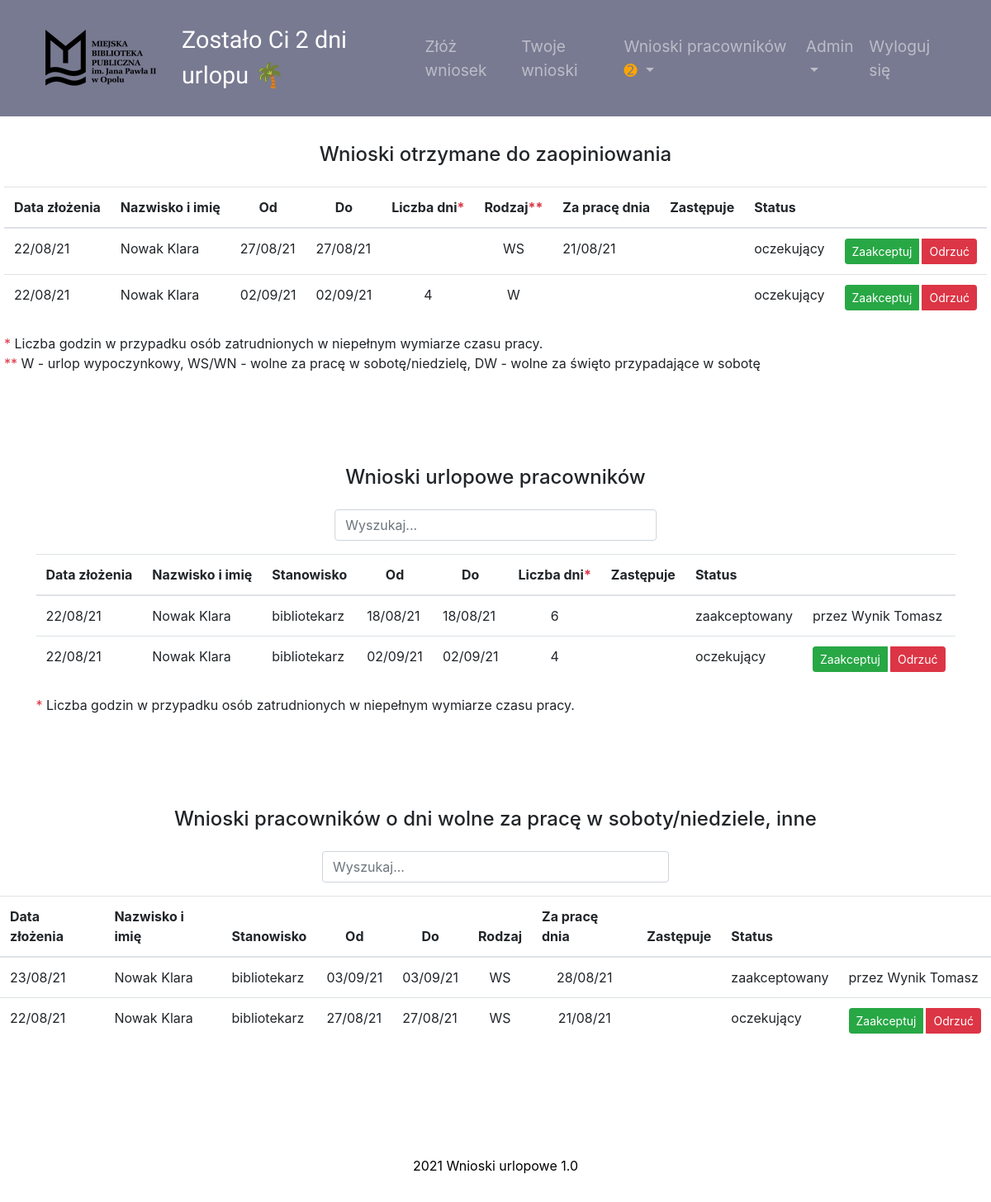
/employees_requests (signed in), run on the app's committed database.
### main.py (models this page shows, shortened)
class Employee(UserMixin, db.Model):
    __tablename__ = "employees"
    id = db.Column(db.Integer, primary_key=True)
    name = db.Column(db.String(50), unique=False, nullable=False)
    login = db.Column(db.String(10), unique=True, nullable=False)
    password = db.Column(db.String(100))
    position = db.Column(db.String(50), unique=False)
    position_info = db.Column(db.String(20))
    work_place = db.Column(db.String)
    is_manager = db.Column(db.String(3), nullable=False)
    is_topmanager = db.Column(db.String(3), nullable=False)
    work_time = db.Column(db.Float, unique=False, nullable=False)
    email = db.Column(db.String)
    days_off = db.Column(db.Integer, nullable=False)
    annual_days_off = db.Column(db.Integer)
    contract_end = db.Column(db.String)
    requests = relationship("Request", back_populates="author")
    sickleaves = relationship("SickLeave", back_populates="person")
    manager_id = db.Column(db.Integer, db.ForeignKey("employees.id"))
    manager = relationship("Employee", backref='subordinates', remote_side="Employee.id")
    today_note = db.Column(db.String(20))
    additional_info = db.Column(db.String)

class Request(db.Model):
    __tablename__ = "requests"
    id = db.Column(db.Integer, primary_key=True)
    author_id = db.Column(db.Integer, db.ForeignKey("employees.id"))
    author = relationship("Employee", back_populates="requests")
    type = db.Column(db.String(250), nullable=False)
    work_date = db.Column(db.String(250))
    send_date = db.Column(db.String(250), nullable=False)
    start_date = db.Column(db.String(250), nullable=False)
    end_date = db.Column(db.String(250))
    days = db.Column(db.Integer)
    status = db.Column(db.String(15))
    substitute = db.Column(db.String(50), nullable=True)
    send_to_person = db.Column(db.String(50))
    signed_by = db.Column(db.String(50))

### main.py (the view)
@app.route("/employees_requests")
@login_required
def employees_requests():
    employee_to_search = Employee.query.get(current_user.id)
    employees_requests_received = db.session.query(Request).filter(
        Request.send_to_person == employee_to_search.name).filter(Request.status == "oczekujący")
    employees_requests_others = db.session.query(Request).filter(
        (Request.type == 'WS') | (Request.type == 'WN') | (Request.type == "DW")).order_by(
        desc(Request.send_date)).all()
    employees_requests_holiday = db.session.query(Request).filter(Request.type == "W").order_by(
        desc(Request.send_date)).all()
    request_list = len(employees_requests_received.all())
    return render_template("employees_requests.html", employees_requests_received=employees_requests_received,
                           employees_requests_holiday=employees_requests_holiday,
                           employees_requests_others=employees_requests_others, request_list=request_list)

### templates/employees_requests.html (shortened to what this page needs)
{% include 'header.html' %}
<main>
<section class="page-section" id="to_accept" >
<div class="requests">
    <h4 class="table-title">Wnioski otrzymane do zaopiniowania</h4>
    <div class="main-table">
        <table class="table js-serial table-responsive" id="wnioski_table">
            <thead>
            <tr>
                <th scope="col">Data złożenia</th>
                <th scope="col">Nazwisko i imię</th>
                <th class="text-center" scope="col">Od</th>
                <th class="text-center" scope="col">Do</th>
                <th scope="col">Liczba dni<span class="text-danger">*</span></th>
                <th scope="col">Rodzaj<span class="text-danger">**</span></th>
                <th scope="col" class="text-center">Za pracę dnia</th>
                <th scope="col">Zastępuje</th>
                <th scope="col">Status</th>
                <th scope="col"></th>
            </tr>
            </thead>
            <tbody >
            {% for request in employees_requests_received %}
            <tr>
                <td>{{request.send_date}}</td>
                <td>{{request.author.name}} {{request.author.position_info}}</td>
                <td>{{request.start_date}}</td>
                <td>{{request.end_date}}</td>
                <td class="text-center">{{request.days}}</td>
                <td class="text-center">{{request.type}}</td>
                <td>{{request.work_date}}</td>
                <td>{{request.substitute}}</td>
                <td>{{request.status}}</td>
                {% if request.status=="oczekujący" %}
                <td>
                    <div class="btn-group btn-group-sm">
                        <a href="{{url_for('accept_request', manager_id=current_user.id, request_id=request.id)}}" role="button" class="btn btn-success mr-1  ">Zaakceptuj</a>
                        <a href="{{url_for('reject_request', manager_id=current_user.id, request_id=request.id)}}" role="button" class="btn btn-danger">Odrzuć</a>
                    </div>
                </td>
                {%else%}
                 <td>przez {{request.signed_by}}</td>
                {% endif %}
            </tr>
            {% endfor %}
            </tbody>
        </table>
        </div>
    <div><span class="text-danger">*</span> Liczba godzin w przypadku osób zatrudnionych w niepełnym wymiarze czasu pracy.
    <br>
     <span class="text-danger">**</span> W - urlop wypoczynkowy, WS/WN - wolne za pracę w sobotę/niedzielę, DW - wolne za święto przypadające w sobotę
    </div>
</div>
</section>
<section class="page-section" id="holiday">
    <div class="requests" >
        <div>
        <h4 class="table-title">Wnioski urlopowe pracowników</h4>
    <input class="form-control search" id="myInput" type="text" onkeyup="search()" placeholder="Wyszukaj...">
            </div>
        <div class="main-table">
        <table class="table js-serial table-responsive ">
            <thead>
            <tr>
                <th scope="col">Data złożenia</th>
                <th scope="col">Nazwisko i imię</th>
                <th scope="col">Stanowisko</th>
                <th class="text-center" scope="col">Od</th>
                <th class="text-center" scope="col">Do</th>
                <th scope="col">Liczba dni<span class="text-danger">*</span></th>
                <th scope="col">Zastępuje</th>
                <th scope="col">Status</th>
                <th scope="col"></th>
            </tr>
            </thead>
            {% if not current_user.is_topmanager %}
            <tbody class="myTable" id="myTable">
            {% for request in employees_requests_holiday %}
            {% if request.author.manager.name == current_user.name%}
            <tr>
                <td>{{request.send_date}}</td>
                <td>{{request.author.name}}</td>
                <td>{{request.author.position}}</td>
                <td>{{request.start_date}}</td>
                <td>{{request.end_date}}</td>
                <td class="text-center">{{request.days}}</td>
                <td>{{request.substitute}}</td>
                <td>{{request.status}}</td>
                {% if request.status=="oczekujący" %}
                <td>
                    <div class="btn-group btn-group-sm">
                        <a href="{{url_for('accept_request', manager_id=current_user.id, request_id=request.id)}}" role="button" class="btn btn-success mr-1  ">Zaakceptuj</a>
                        <a href="{{url_for('reject_request', manager_id=current_user.id, request_id=request.id)}}" role="button" class="btn btn-danger">Odrzuć</a>
                    </div>
                </td>
                {%else%}
                 <td>przez {{request.signed_by}}</td>
                {% endif %}
            </tr>
            {% endif %}
            {% endfor %}
            </tbody>
            {%else%}
                 <tbody class="myTable" id="myTable3">
            {% for request in employees_requests_holiday %}
            {% if request.author.name != current_user.name %}
            {% if request.author.manager_id==current_user.id %}
            <tr>
                <td>{{request.send_date}}</td>
                <td>{{request.author.name}}</td>
                <td>{{request.author.position}}</td>
                <td>{{request.start_date}}</td>
                <td>{{request.end_date}}</td>
                <td class="text-center">{{request.days}}</td>
                <td>{{request.substitute}}</td>
                <td>{{request.status}}</td>
                {% if request.status=="oczekujący" %}
                <td>
                    <div class="btn-group btn-group-sm">
                        <a href="{{url_for('accept_request', manager_id=current_user.id, request_id=request.id)}}" role="button" class="btn btn-success mr-1  ">Zaakceptuj</a>
                        <a href="{{url_for('reject_request', manager_id=current_user.id, request_id=request.id)}}" role="button" class="btn btn-danger">Odrzuć</a>
                    </div>
                </td>
                {%else%}
                 <td>przez {{request.signed_by}}</td>
                {% endif %}
            </tr>
            {% endif%}
            {% endif%}
            {% endfor %}
            </tbody>
            {%endif%}
        </table>
            </div>
        <div><span class="text-danger">*</span> Liczba godzin w przypadku osób zatrudnionych w niepełnym wymiarze czasu pracy.
    </div>
        </div>
    </section>
<section class="page-section" id="saturday">
    <div class="requests" >
        <div>
        <h4 class="table-title">Wnioski pracowników o dni wolne za pracę w soboty/niedziele, inne</h4>
<input class="form-control search" id="myInput2" type="text" onkeyup="search2()" placeholder="Wyszukaj...">
        </div>
        <div class="main-table">
        <table class="table js-serial table-responsive">
            <thead>
            <tr>
                <th scope="col">Data złożenia</th>
                <th scope="col">Nazwisko i imię</th>
                <th scope="col">Stanowisko</th>
                <th class="text-center" scope="col">Od</th>
                <th class="text-center" scope="col">Do</th>
                <th scope="col">Rodzaj</th>
                <th scope="col">Za pracę dnia</th>
                <th scope="col">Zastępuje</th>
                <th scope="col">Status</th>
                <th scope="col"></th>
            </tr>
            </thead>
            {% if not current_user.is_topmanager %}
            <tbody class="myTable2" id="myTable2">
            {% for request in employees_requests_others %}
             {% if request.author.manager.name == current_user.name %}
            <tr>
                <td class="search">{{request.send_date}}</td>
                <td>{{request.author.name}}</td>
                <td>{{request.author.position}}</td>
                <td class="search">{{request.start_date}}</td>
                <td class="search">{{request.end_date}}</td>
                <td class="text-center">{{request.type}}</td>
                <td>{{request.work_date}}</td>
                <td>{{request.substitute}}</td>
                <td class="search">{{request.status}}</td>
                {% if request.status=="oczekujący" %}
                <td id="action_others">
                    <div class="btn-group btn-group-sm">
                         <a href="{{url_for('accept_request', manager_id=current_user.id, request_id=request.id)}}" role="button" class="btn btn-success mr-1  ">Zaakceptuj</a>
                        <a href="{{url_for('reject_request', manager_id=current_user.id, request_id=request.id)}}" role="button" class="btn btn-danger">Odrzuć</a>
                    </div>
                </td>
                {% else %}
                <td>przez {{request.signed_by}}</td>
                {% endif %}
            </tr>
            {%endif%}
            {% endfor %}
            </tbody>
            {%else %}
             <tbody class="myTable2" id="myTable4">
            {% for request in employees_requests_others %}
            {% if request.author.name != current_user.name %}
            {% if request.author.manager_id==current_user.id %}
            <tr>
                <td class="search">{{request.send_date}}</td>
                <td >{{request.author.name}}</td>
                <td>{{request.author.position}}</td>
                <td class="search">{{request.start_date}}</td>
                <td class="search">{{request.end_date}}</td>
                <td class="text-center">{{request.type}}</td>
                <td class="text-center">{{request.work_date}}</td>
                <td>{{request.substitute}}</td>
                <td class="search">{{request.status}}</td>
                {% if request.status=="oczekujący" %}
                <td id="action_others1">
                    <div class="btn-group btn-group-sm">
                         <a href="{{url_for('accept_request', manager_id=current_user.id, request_id=request.id)}}" role="button" class="btn btn-success mr-1  ">Zaakceptuj</a>
                        <a href="{{url_for('reject_request', manager_id=current_user.id, request_id=request.id)}}" role="button" class="btn btn-danger">Odrzuć</a>
                    </div>
                </td>
                {% else %}
                <td>przez {{request.signed_by}}</td>
                {% endif %}
            </tr>
            {%endif%}
            {%endif%}
            {% endfor %}
            </tbody>
            {%endif%}
        </table>
            </div>
    </div>
    </section>
    </main>
{% include 'footer.html' %}

### templates/header.html (shortened to what this page needs)
<!DOCTYPE html>
<html lang="pl">
<head>
    <link rel="stylesheet" href="https://maxcdn.bootstrapcdn.com/bootstrap/4.0.0/css/bootstrap.min.css"
>
    <link rel="stylesheet" href="https://cdnjs.cloudflare.com/ajax/libs/bootstrap-datepicker/1.9.0/css/bootstrap-datepicker.min.css"/>
    <link rel="stylesheet" href="./static/style.css" >
</head>
<body>
    <nav class="navbar position-sticky top-0 navbar-expand-lg navbar-dark w-100">
<div class="container-fluid">
        <a href="{{url_for('main')}}" class="navbar-brand ml-1" id="nav_urlop"><img src="/static/mbp_logo.png" class="d-inline-block align-center"  style="padding-right: 15px;"></a><p class="info"> {%if current_user.is_authenticated%} Zostało Ci {{current_user.days_off}} {% if current_user.work_time<1 %}godz. {%else%} dni  {%endif%}urlopu <span class="palm">🌴</span> {%endif%}</p>
        <div class="collapse navbar-collapse" id="navbarSupportedContent">
        <ul class="navbar-nav ml-auto">
            {% if current_user.position != "dyrektor"%}
                 <li class="nav-item">
                <a class="nav-link link-hide" href="{{url_for('main')}}">Złóż wniosek</a>
            </li>
            <li class="nav-item">
                <a class="nav-link link-hide" href="{{url_for('my_requests')}}">Twoje wnioski</a>
            </li>
            {% endif %}
            {% if current_user.is_manager == "TAK" %}
              <li class="nav-item dropdown">
      <a class="nav-link dropdown-toggle" href="{{url_for('employees_requests')}}" id="navbardrop" data-toggle="dropdown">
        Wnioski pracowników
          <span style='color:orange;'>
              {% if not request_list or request_list==0 %}
              {% else%}
              {% if request_list ==1  %}➊
              {% elif request_list ==2 %} ➋
              {% elif request_list ==3 %} ➌
              {% elif request_list ==4 %} ➍
              {% elif request_list ==5 %} ➎
              {% elif request_list ==6 %} ➏
              {% elif request_list ==7 %} ➐
              {% elif request_list ==8 %} ➑
              {% elif request_list ==9 %} ➒
              {% elif request_list ==10 %} ➓
              {% elif request_list >10 %} ➓+
              {% endif %}
              {% endif %}
          </span>
      </a>
    </li>
{% endif %}
            {% if current_user.login in ["wynik", "kostek"] %}
                     <li class="nav-item dropdown">
      <a class="nav-link dropdown-toggle" href="{{url_for('admin_site')}}" id="navbardrop2" data-toggle="dropdown">
        Admin</a>
    </li>
           {% endif %}
            <li class="nav-item">
                <a class="nav-link link-hide" href="{{url_for('logout')}}">Wyloguj się</a>
            </li>
        </ul>
        </div>
    </div>
    </nav>

### data on the page
Employee: days_off "2"
Request: send_date "22/08/21", author.name "Nowak Klara", start_date "27/08/21", end_date "27/08/21", type "WS", work_date "21/08/21", status "oczekujący", author.position "bibliotekarz"
Request: send_date "22/08/21", author.name "Nowak Klara", start_date "02/09/21", end_date "02/09/21", days "4", type "W", status "oczekujący", author.position "bibliotekarz"
Request: send_date "22/08/21", author.name "Nowak Klara", author.position "bibliotekarz", start_date "18/08/21", end_date "18/08/21", days "6", status "zaakceptowany", signed_by "Wynik Tomasz"
Request: send_date "23/08/21", author.name "Nowak Klara", author.position "bibliotekarz", start_date "03/09/21", end_date "03/09/21", type "WS", work_date "28/08/21", status "zaakceptowany", signed_by "Wynik Tomasz"
